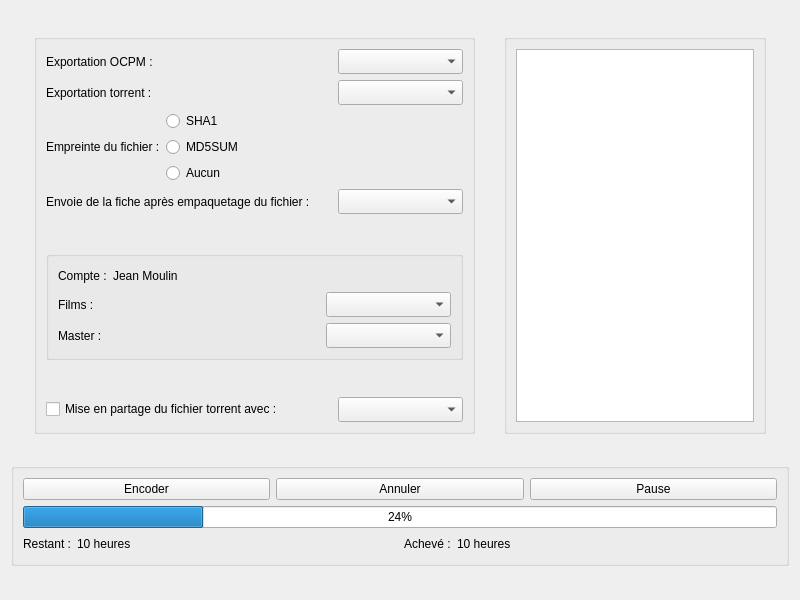
<?xml version="1.0" encoding="UTF-8"?>
<ui version="4.0">
 <class>EncodePane</class>
 <widget class="QWidget" name="EncodePane">
  <property name="geometry">
   <rect>
    <x>0</x>
    <y>0</y>
    <width>800</width>
    <height>600</height>
   </rect>
  </property>
  <property name="windowTitle">
   <string>Form</string>
  </property>
  <layout class="QVBoxLayout" name="verticalLayout">
   <item>
    <spacer name="verticalSpacer_5">
     <property name="orientation">
      <enum>Qt::Vertical</enum>
     </property>
     <property name="sizeHint" stdset="0">
      <size>
       <width>20</width>
       <height>40</height>
      </size>
     </property>
    </spacer>
   </item>
   <item>
    <layout class="QHBoxLayout" name="horizontalLayout_MainEncodingPane">
     <property name="leftMargin">
      <number>0</number>
     </property>
     <item>
      <spacer name="horizontalSpacer_13">
       <property name="orientation">
        <enum>Qt::Horizontal</enum>
       </property>
       <property name="sizeHint" stdset="0">
        <size>
         <width>40</width>
         <height>20</height>
        </size>
       </property>
      </spacer>
     </item>
     <item>
      <widget class="QGroupBox" name="groupBox_FormEncoding">
       <property name="title">
        <string/>
       </property>
       <layout class="QVBoxLayout" name="verticalLayout_3">
        <item>
         <layout class="QHBoxLayout" name="horizontalLayout_ExportOCPM">
          <property name="leftMargin">
           <number>0</number>
          </property>
          <item>
           <widget class="QLabel" name="label_ExportOCPM">
            <property name="text">
             <string>Exportation OCPM :</string>
            </property>
           </widget>
          </item>
          <item>
           <spacer name="horizontalSpacer">
            <property name="orientation">
             <enum>Qt::Horizontal</enum>
            </property>
            <property name="sizeHint" stdset="0">
             <size>
              <width>40</width>
              <height>20</height>
             </size>
            </property>
           </spacer>
          </item>
          <item>
           <widget class="QComboBox" name="comboBox_ExportOCPM">
            <property name="minimumSize">
             <size>
              <width>125</width>
              <height>25</height>
             </size>
            </property>
            <property name="sizeAdjustPolicy">
             <enum>QComboBox::AdjustToMinimumContentsLength</enum>
            </property>
           </widget>
          </item>
         </layout>
        </item>
        <item>
         <layout class="QHBoxLayout" name="horizontalLayout_ExportTorrent">
          <item>
           <widget class="QLabel" name="label_ExportTorrent">
            <property name="text">
             <string>Exportation torrent :</string>
            </property>
           </widget>
          </item>
          <item>
           <spacer name="horizontalSpacer_2">
            <property name="orientation">
             <enum>Qt::Horizontal</enum>
            </property>
            <property name="sizeHint" stdset="0">
             <size>
              <width>40</width>
              <height>20</height>
             </size>
            </property>
           </spacer>
          </item>
          <item>
           <widget class="QComboBox" name="comboBox_ExportTorrent">
            <property name="minimumSize">
             <size>
              <width>125</width>
              <height>25</height>
             </size>
            </property>
            <property name="sizeAdjustPolicy">
             <enum>QComboBox::AdjustToMinimumContentsLength</enum>
            </property>
           </widget>
          </item>
         </layout>
        </item>
        <item>
         <layout class="QHBoxLayout" name="horizontalLayout_FilePrint">
          <item>
           <widget class="QLabel" name="label_FilePrint">
            <property name="text">
             <string>Empreinte du fichier :</string>
            </property>
           </widget>
          </item>
          <item>
           <layout class="QVBoxLayout" name="verticalLayout_FilePrint">
            <item>
             <widget class="QRadioButton" name="radioButton_SHA1">
              <property name="text">
               <string>SHA1</string>
              </property>
             </widget>
            </item>
            <item>
             <widget class="QRadioButton" name="radioButton_MD5SUM">
              <property name="text">
               <string>MD5SUM</string>
              </property>
             </widget>
            </item>
            <item>
             <widget class="QRadioButton" name="radioButton_None">
              <property name="text">
               <string>Aucun</string>
              </property>
             </widget>
            </item>
           </layout>
          </item>
          <item>
           <spacer name="horizontalSpacer_3">
            <property name="orientation">
             <enum>Qt::Horizontal</enum>
            </property>
            <property name="sizeHint" stdset="0">
             <size>
              <width>40</width>
              <height>20</height>
             </size>
            </property>
           </spacer>
          </item>
         </layout>
        </item>
        <item>
         <layout class="QHBoxLayout" name="horizontalLayout_SendSheet">
          <item>
           <widget class="QLabel" name="label_SendSheet">
            <property name="text">
             <string>Envoie de la fiche après empaquetage du fichier :</string>
            </property>
           </widget>
          </item>
          <item>
           <spacer name="horizontalSpacer_4">
            <property name="orientation">
             <enum>Qt::Horizontal</enum>
            </property>
            <property name="sizeHint" stdset="0">
             <size>
              <width>40</width>
              <height>20</height>
             </size>
            </property>
           </spacer>
          </item>
          <item>
           <widget class="QComboBox" name="comboBox_SendSheet">
            <property name="minimumSize">
             <size>
              <width>125</width>
              <height>25</height>
             </size>
            </property>
            <property name="sizeAdjustPolicy">
             <enum>QComboBox::AdjustToMinimumContentsLength</enum>
            </property>
           </widget>
          </item>
         </layout>
        </item>
        <item>
         <spacer name="verticalSpacer">
          <property name="orientation">
           <enum>Qt::Vertical</enum>
          </property>
          <property name="sizeHint" stdset="0">
           <size>
            <width>20</width>
            <height>40</height>
           </size>
          </property>
         </spacer>
        </item>
        <item>
         <widget class="QGroupBox" name="groupBox_Account">
          <property name="title">
           <string/>
          </property>
          <layout class="QVBoxLayout" name="verticalLayout_5">
           <item>
            <layout class="QHBoxLayout" name="horizontalLayout_Creditentials">
             <property name="bottomMargin">
              <number>0</number>
             </property>
             <item>
              <widget class="QLabel" name="label_Account">
               <property name="text">
                <string>Compte :</string>
               </property>
              </widget>
             </item>
             <item>
              <widget class="QLabel" name="label_Login">
               <property name="text">
                <string>Jean Moulin</string>
               </property>
              </widget>
             </item>
             <item>
              <spacer name="horizontalSpacer_5">
               <property name="orientation">
                <enum>Qt::Horizontal</enum>
               </property>
               <property name="sizeHint" stdset="0">
                <size>
                 <width>40</width>
                 <height>20</height>
                </size>
               </property>
              </spacer>
             </item>
            </layout>
           </item>
           <item>
            <layout class="QHBoxLayout" name="horizontalLayout_FilmTitle">
             <property name="bottomMargin">
              <number>0</number>
             </property>
             <item>
              <widget class="QLabel" name="label_FilmTitle">
               <property name="text">
                <string>Films :</string>
               </property>
              </widget>
             </item>
             <item>
              <spacer name="horizontalSpacer_6">
               <property name="orientation">
                <enum>Qt::Horizontal</enum>
               </property>
               <property name="sizeHint" stdset="0">
                <size>
                 <width>40</width>
                 <height>20</height>
                </size>
               </property>
              </spacer>
             </item>
             <item>
              <widget class="QComboBox" name="comboBox_FilmTitle">
               <property name="minimumSize">
                <size>
                 <width>125</width>
                 <height>25</height>
                </size>
               </property>
               <property name="sizeAdjustPolicy">
                <enum>QComboBox::AdjustToMinimumContentsLength</enum>
               </property>
              </widget>
             </item>
            </layout>
           </item>
           <item>
            <layout class="QHBoxLayout" name="horizontalLayout_RemoteDB">
             <property name="bottomMargin">
              <number>0</number>
             </property>
             <item>
              <widget class="QLabel" name="label_RemoteDB">
               <property name="text">
                <string>Master :</string>
               </property>
              </widget>
             </item>
             <item>
              <spacer name="horizontalSpacer_7">
               <property name="orientation">
                <enum>Qt::Horizontal</enum>
               </property>
               <property name="sizeHint" stdset="0">
                <size>
                 <width>40</width>
                 <height>20</height>
                </size>
               </property>
              </spacer>
             </item>
             <item>
              <widget class="QComboBox" name="comboBox_RemoteDB">
               <property name="minimumSize">
                <size>
                 <width>125</width>
                 <height>25</height>
                </size>
               </property>
               <property name="sizeAdjustPolicy">
                <enum>QComboBox::AdjustToMinimumContentsLength</enum>
               </property>
              </widget>
             </item>
            </layout>
           </item>
          </layout>
         </widget>
        </item>
        <item>
         <spacer name="verticalSpacer_2">
          <property name="orientation">
           <enum>Qt::Vertical</enum>
          </property>
          <property name="sizeHint" stdset="0">
           <size>
            <width>20</width>
            <height>40</height>
           </size>
          </property>
         </spacer>
        </item>
        <item>
         <layout class="QHBoxLayout" name="horizontalLayout_ShareTorrent">
          <property name="bottomMargin">
           <number>0</number>
          </property>
          <item>
           <widget class="QCheckBox" name="checkBox_ShareTorrent">
            <property name="text">
             <string>Mise en partage du fichier torrent avec :</string>
            </property>
           </widget>
          </item>
          <item>
           <spacer name="horizontalSpacer_8">
            <property name="orientation">
             <enum>Qt::Horizontal</enum>
            </property>
            <property name="sizeHint" stdset="0">
             <size>
              <width>40</width>
              <height>20</height>
             </size>
            </property>
           </spacer>
          </item>
          <item>
           <widget class="QComboBox" name="comboBox_ShareTorrent">
            <property name="minimumSize">
             <size>
              <width>125</width>
              <height>25</height>
             </size>
            </property>
            <property name="sizeAdjustPolicy">
             <enum>QComboBox::AdjustToMinimumContentsLength</enum>
            </property>
           </widget>
          </item>
         </layout>
        </item>
       </layout>
      </widget>
     </item>
     <item>
      <spacer name="horizontalSpacer_11">
       <property name="orientation">
        <enum>Qt::Horizontal</enum>
       </property>
       <property name="sizeHint" stdset="0">
        <size>
         <width>40</width>
         <height>20</height>
        </size>
       </property>
      </spacer>
     </item>
     <item>
      <widget class="QGroupBox" name="groupBox_EncodingLog">
       <property name="title">
        <string/>
       </property>
       <layout class="QHBoxLayout" name="horizontalLayout_3">
        <item>
         <widget class="QTextBrowser" name="textBrowser_EncodingLog"/>
        </item>
       </layout>
      </widget>
     </item>
     <item>
      <spacer name="horizontalSpacer_12">
       <property name="orientation">
        <enum>Qt::Horizontal</enum>
       </property>
       <property name="sizeHint" stdset="0">
        <size>
         <width>40</width>
         <height>20</height>
        </size>
       </property>
      </spacer>
     </item>
    </layout>
   </item>
   <item>
    <spacer name="verticalSpacer_3">
     <property name="orientation">
      <enum>Qt::Vertical</enum>
     </property>
     <property name="sizeHint" stdset="0">
      <size>
       <width>20</width>
       <height>40</height>
      </size>
     </property>
    </spacer>
   </item>
   <item>
    <widget class="QGroupBox" name="groupBox_Encode">
     <property name="title">
      <string/>
     </property>
     <layout class="QVBoxLayout" name="verticalLayout_2">
      <item>
       <layout class="QHBoxLayout" name="horizontalLayout_EncodingButtons">
        <item>
         <widget class="QPushButton" name="pushButton_Encode">
          <property name="text">
           <string>Encoder</string>
          </property>
         </widget>
        </item>
        <item>
         <widget class="QPushButton" name="pushButton_Cancel">
          <property name="text">
           <string>Annuler</string>
          </property>
         </widget>
        </item>
        <item>
         <widget class="QPushButton" name="pushButton_Pause">
          <property name="text">
           <string>Pause</string>
          </property>
         </widget>
        </item>
       </layout>
      </item>
      <item>
       <widget class="QProgressBar" name="progressBar_Encoding">
        <property name="value">
         <number>24</number>
        </property>
       </widget>
      </item>
      <item>
       <layout class="QHBoxLayout" name="horizontalLayout_Timers">
        <property name="bottomMargin">
         <number>0</number>
        </property>
        <item>
         <widget class="QLabel" name="label_EncodingTimePast">
          <property name="text">
           <string>Restant :</string>
          </property>
         </widget>
        </item>
        <item>
         <widget class="QLabel" name="label_EncodingTime">
          <property name="text">
           <string>10 heures</string>
          </property>
         </widget>
        </item>
        <item>
         <spacer name="horizontalSpacer_9">
          <property name="orientation">
           <enum>Qt::Horizontal</enum>
          </property>
          <property name="sizeHint" stdset="0">
           <size>
            <width>40</width>
            <height>20</height>
           </size>
          </property>
         </spacer>
        </item>
        <item>
         <widget class="QLabel" name="label_EncodingTimeRemaining">
          <property name="text">
           <string>Achevé :</string>
          </property>
         </widget>
        </item>
        <item>
         <widget class="QLabel" name="label_EncodingTimeDone">
          <property name="text">
           <string>10 heures</string>
          </property>
         </widget>
        </item>
        <item>
         <spacer name="horizontalSpacer_10">
          <property name="orientation">
           <enum>Qt::Horizontal</enum>
          </property>
          <property name="sizeHint" stdset="0">
           <size>
            <width>40</width>
            <height>20</height>
           </size>
          </property>
         </spacer>
        </item>
       </layout>
      </item>
     </layout>
    </widget>
   </item>
   <item>
    <spacer name="verticalSpacer_4">
     <property name="orientation">
      <enum>Qt::Vertical</enum>
     </property>
     <property name="sizeHint" stdset="0">
      <size>
       <width>20</width>
       <height>40</height>
      </size>
     </property>
    </spacer>
   </item>
  </layout>
 </widget>
 <resources/>
 <connections/>
</ui>
